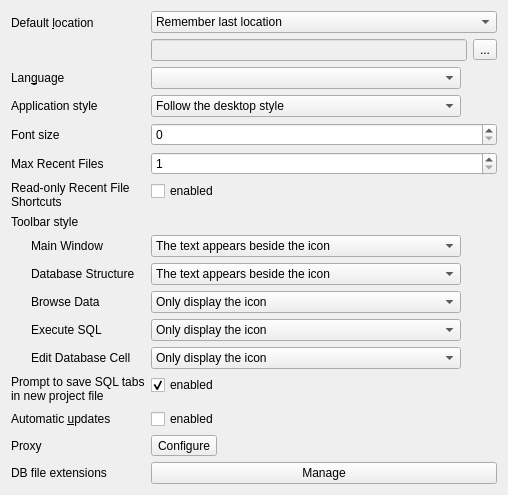
     <widget class="QWidget" name="tab_4">
      <attribute name="title">
       <string>&amp;General</string>
      </attribute>
      <layout class="QFormLayout" name="formLayout_3">
       <item row="0" column="0">
        <widget class="QLabel" name="label_4">
         <property name="text">
          <string>Default &amp;location</string>
         </property>
         <property name="buddy">
          <cstring>locationEdit</cstring>
         </property>
        </widget>
       </item>
       <item row="0" column="1">
        <layout class="QVBoxLayout" name="verticalLayout_6">
         <item>
          <widget class="QComboBox" name="comboDefaultLocation">
           <item>
            <property name="text">
             <string>Remember last location</string>
            </property>
           </item>
           <item>
            <property name="text">
             <string>Always use this location</string>
            </property>
           </item>
           <item>
            <property name="text">
             <string>Remember last location for session only</string>
            </property>
           </item>
          </widget>
         </item>
         <item>
          <layout class="QHBoxLayout" name="horizontalLayout">
           <item>
            <widget class="QLineEdit" name="locationEdit">
             <property name="enabled">
              <bool>false</bool>
             </property>
             <property name="sizePolicy">
              <sizepolicy hsizetype="Expanding" vsizetype="Fixed">
               <horstretch>0</horstretch>
               <verstretch>0</verstretch>
              </sizepolicy>
             </property>
             <property name="minimumSize">
              <size>
               <width>316</width>
               <height>0</height>
              </size>
             </property>
            </widget>
           </item>
           <item>
            <widget class="QToolButton" name="setLocationButton">
             <property name="text">
              <string>...</string>
             </property>
            </widget>
           </item>
          </layout>
         </item>
        </layout>
       </item>
       <item row="1" column="0">
        <widget class="QLabel" name="label_9">
         <property name="text">
          <string>Lan&amp;guage</string>
         </property>
         <property name="buddy">
          <cstring>languageComboBox</cstring>
         </property>
        </widget>
       </item>
       <item row="1" column="1">
        <widget class="QComboBox" name="languageComboBox">
         <property name="sizePolicy">
          <sizepolicy hsizetype="Maximum" vsizetype="Fixed">
           <horstretch>0</horstretch>
           <verstretch>0</verstretch>
          </sizepolicy>
         </property>
         <property name="sizeAdjustPolicy">
          <enum>QComboBox::AdjustToContents</enum>
         </property>
         <property name="minimumContentsLength">
          <number>35</number>
         </property>
         <property name="iconSize">
          <size>
           <width>20</width>
           <height>15</height>
          </size>
         </property>
        </widget>
       </item>
       <item row="2" column="0">
        <widget class="QLabel" name="labelAppStyle">
         <property name="text">
          <string>Application style</string>
         </property>
         <property name="buddy">
          <cstring>toolbarStyleComboStructure</cstring>
         </property>
        </widget>
       </item>
       <item row="2" column="1">
        <widget class="QComboBox" name="appStyleCombo">
         <property name="sizePolicy">
          <sizepolicy hsizetype="Maximum" vsizetype="Fixed">
           <horstretch>0</horstretch>
           <verstretch>0</verstretch>
          </sizepolicy>
         </property>
         <property name="toolTip">
          <string>When this value is changed, all the other color preferences are also set to matching colors.</string>
         </property>
         <property name="currentIndex">
          <number>0</number>
         </property>
         <property name="sizeAdjustPolicy">
          <enum>QComboBox::AdjustToContents</enum>
         </property>
         <property name="minimumContentsLength">
          <number>35</number>
         </property>
         <property name="iconSize">
          <size>
           <width>20</width>
           <height>15</height>
          </size>
         </property>
         <item>
          <property name="text">
           <string>Follow the desktop style</string>
          </property>
         </item>
         <item>
          <property name="text">
           <string>Dark style</string>
          </property>
         </item>
         <item>
          <property name="text">
           <string>Light style</string>
          </property>
         </item>
        </widget>
       </item>
       <item row="3" column="0">
        <widget class="QLabel" name="label_27">
         <property name="toolTip">
          <string>This sets the font size for all UI elements which do not have their own font size option.</string>
         </property>
         <property name="text">
          <string>Font size</string>
         </property>
         <property name="buddy">
          <cstring>spinGeneralFontSize</cstring>
         </property>
        </widget>
       </item>
       <item row="3" column="1">
        <widget class="QSpinBox" name="spinGeneralFontSize"/>
       </item>
       <item row="4" column="0">
        <widget class="QLabel" name="labelMaxRecentFiles">
         <property name="text">
          <string>Max Recent Files</string>
         </property>
         <property name="buddy">
          <cstring>spinMaxRecentFiles</cstring>
         </property>
        </widget>
       </item>
       <item row="4" column="1">
        <layout class="QVBoxLayout" name="verticalLayout_12">
         <item>
          <widget class="QSpinBox" name="spinMaxRecentFiles">
           <property name="correctionMode">
            <enum>QAbstractSpinBox::CorrectToNearestValue</enum>
           </property>
           <property name="minimum">
            <number>1</number>
           </property>
           <property name="maximum">
            <number>40</number>
           </property>
          </widget>
         </item>
        </layout>
       </item>
      <item row="5" column="0">
       <widget class="QLabel" name="labelRecentFileShortcuts">
        <property name="text">
         <string>Read-only Recent File
Shortcuts</string>
        </property>
        <property name="buddy">
         <cstring>checkRecentFileShortcuts</cstring>
        </property>
       </widget>
      </item>
      <item row="5" column="1">
       <widget class="QCheckBox" name="checkRecentFileShortcuts">
        <property name="toolTip">
         <string>Enable the keyboard shortcuts for opening recent files toggling the read-only mode. Turn this off if Ctrl+Shift+number is ambiguous with your keyboard layout.</string>
        </property>
        <property name="text">
         <string>enabled</string>
        </property>
        <property name="checked">
         <bool>false</bool>
        </property>
       </widget>
      </item>
      <item row="6" column="0">
        <widget class="QLabel" name="labelToolbarStyle">
         <property name="text">
          <string>Toolbar style</string>
         </property>
         <property name="buddy">
          <cstring>toolbarStyleComboMain</cstring>
         </property>
        </widget>
       </item>
      <item row="8" column="0">
        <widget class="QLabel" name="labelMainToolBar">
         <property name="text">
          <string>Main Window</string>
         </property>
         <property name="indent">
          <number>20</number>
         </property>
         <property name="buddy">
          <cstring>toolbarStyleComboMain</cstring>
         </property>
        </widget>
       </item>
       <item row="8" column="1">
        <widget class="QComboBox" name="toolbarStyleComboMain">
         <property name="sizePolicy">
          <sizepolicy hsizetype="Maximum" vsizetype="Fixed">
           <horstretch>0</horstretch>
           <verstretch>0</verstretch>
          </sizepolicy>
         </property>
         <property name="currentIndex">
          <number>2</number>
         </property>
         <property name="sizeAdjustPolicy">
          <enum>QComboBox::AdjustToContents</enum>
         </property>
         <property name="minimumContentsLength">
          <number>35</number>
         </property>
         <property name="iconSize">
          <size>
           <width>20</width>
           <height>15</height>
          </size>
         </property>
         <item>
          <property name="text">
           <string>Only display the icon</string>
          </property>
         </item>
         <item>
          <property name="text">
           <string>Only display the text</string>
          </property>
         </item>
         <item>
          <property name="text">
           <string>The text appears beside the icon</string>
          </property>
         </item>
         <item>
          <property name="text">
           <string>The text appears under the icon</string>
          </property>
         </item>
         <item>
          <property name="text">
           <string>Follow the style</string>
          </property>
         </item>
        </widget>
       </item>
       <item row="9" column="0">
        <widget class="QLabel" name="labelStructureToolBar">
         <property name="text">
          <string>Database Structure</string>
         </property>
         <property name="indent">
          <number>20</number>
         </property>
         <property name="buddy">
          <cstring>toolbarStyleComboStructure</cstring>
         </property>
        </widget>
       </item>
       <item row="9" column="1">
        <widget class="QComboBox" name="toolbarStyleComboStructure">
         <property name="sizePolicy">
          <sizepolicy hsizetype="Maximum" vsizetype="Fixed">
           <horstretch>0</horstretch>
           <verstretch>0</verstretch>
          </sizepolicy>
         </property>
         <property name="currentIndex">
          <number>2</number>
         </property>
         <property name="sizeAdjustPolicy">
          <enum>QComboBox::AdjustToContents</enum>
         </property>
         <property name="minimumContentsLength">
          <number>35</number>
         </property>
         <property name="iconSize">
          <size>
           <width>20</width>
           <height>15</height>
          </size>
         </property>
         <item>
          <property name="text">
           <string>Only display the icon</string>
          </property>
         </item>
         <item>
          <property name="text">
           <string>Only display the text</string>
          </property>
         </item>
         <item>
          <property name="text">
           <string>The text appears beside the icon</string>
          </property>
         </item>
         <item>
          <property name="text">
           <string>The text appears under the icon</string>
          </property>
         </item>
         <item>
          <property name="text">
           <string>Follow the style</string>
          </property>
         </item>
        </widget>
       </item>
       <item row="10" column="0">
        <widget class="QLabel" name="labelBrowseToolBar">
         <property name="text">
          <string>Browse Data</string>
         </property>
         <property name="indent">
          <number>20</number>
         </property>
         <property name="buddy">
          <cstring>toolbarStyleComboBrowse</cstring>
         </property>
        </widget>
       </item>
       <item row="10" column="1">
        <widget class="QComboBox" name="toolbarStyleComboBrowse">
         <property name="sizePolicy">
          <sizepolicy hsizetype="Maximum" vsizetype="Fixed">
           <horstretch>0</horstretch>
           <verstretch>0</verstretch>
          </sizepolicy>
         </property>
         <property name="currentIndex">
          <number>0</number>
         </property>
         <property name="sizeAdjustPolicy">
          <enum>QComboBox::AdjustToContents</enum>
         </property>
         <property name="minimumContentsLength">
          <number>35</number>
         </property>
         <property name="iconSize">
          <size>
           <width>20</width>
           <height>15</height>
          </size>
         </property>
         <item>
          <property name="text">
           <string>Only display the icon</string>
          </property>
         </item>
         <item>
          <property name="text">
           <string>Only display the text</string>
          </property>
         </item>
         <item>
          <property name="text">
           <string>The text appears beside the icon</string>
          </property>
         </item>
         <item>
          <property name="text">
           <string>The text appears under the icon</string>
          </property>
         </item>
         <item>
          <property name="text">
           <string>Follow the style</string>
          </property>
         </item>
        </widget>
       </item>
       <item row="11" column="0">
        <widget class="QLabel" name="labelSqlToolBar">
         <property name="text">
          <string>Execute SQL</string>
         </property>
         <property name="indent">
          <number>20</number>
         </property>
         <property name="buddy">
          <cstring>toolbarStyleComboSql</cstring>
         </property>
        </widget>
       </item>
       <item row="11" column="1">
        <widget class="QComboBox" name="toolbarStyleComboSql">
         <property name="sizePolicy">
          <sizepolicy hsizetype="Maximum" vsizetype="Fixed">
           <horstretch>0</horstretch>
           <verstretch>0</verstretch>
          </sizepolicy>
         </property>
         <property name="currentIndex">
          <number>0</number>
         </property>
         <property name="sizeAdjustPolicy">
          <enum>QComboBox::AdjustToContents</enum>
         </property>
         <property name="minimumContentsLength">
          <number>35</number>
         </property>
         <property name="iconSize">
          <size>
           <width>20</width>
           <height>15</height>
          </size>
         </property>
         <item>
          <property name="text">
           <string>Only display the icon</string>
          </property>
         </item>
         <item>
          <property name="text">
           <string>Only display the text</string>
          </property>
         </item>
         <item>
          <property name="text">
           <string>The text appears beside the icon</string>
          </property>
         </item>
         <item>
          <property name="text">
           <string>The text appears under the icon</string>
          </property>
         </item>
         <item>
          <property name="text">
           <string>Follow the style</string>
          </property>
         </item>
        </widget>
       </item>
       <item row="12" column="0">
        <widget class="QLabel" name="labelEditCellToolBar">
         <property name="text">
          <string>Edit Database Cell</string>
         </property>
         <property name="indent">
          <number>20</number>
         </property>
         <property name="buddy">
          <cstring>toolbarStyleComboEditCell</cstring>
         </property>
        </widget>
       </item>
       <item row="12" column="1">
        <widget class="QComboBox" name="toolbarStyleComboEditCell">
         <property name="sizePolicy">
          <sizepolicy hsizetype="Maximum" vsizetype="Fixed">
           <horstretch>0</horstretch>
           <verstretch>0</verstretch>
          </sizepolicy>
         </property>
         <property name="currentIndex">
          <number>0</number>
         </property>
         <property name="sizeAdjustPolicy">
          <enum>QComboBox::AdjustToContents</enum>
         </property>
         <property name="minimumContentsLength">
          <number>35</number>
         </property>
         <property name="iconSize">
          <size>
           <width>20</width>
           <height>15</height>
          </size>
         </property>
         <item>
          <property name="text">
           <string>Only display the icon</string>
          </property>
         </item>
         <item>
          <property name="text">
           <string>Only display the text</string>
          </property>
         </item>
         <item>
          <property name="text">
           <string>The text appears beside the icon</string>
          </property>
         </item>
         <item>
          <property name="text">
           <string>The text appears under the icon</string>
          </property>
         </item>
         <item>
          <property name="text">
           <string>Follow the style</string>
          </property>
         </item>
        </widget>
       </item>
       <item row="13" column="0">
        <widget class="QLabel" name="labelPromptSQLTabsInNewProject">
         <property name="text">
          <string>Prompt to save SQL tabs
in new project file</string>
         </property>
         <property name="buddy">
          <cstring>checkPromptSQLTabsInNewProject</cstring>
         </property>
        </widget>
       </item>
       <item row="13" column="1">
        <widget class="QCheckBox" name="checkPromptSQLTabsInNewProject">
         <property name="toolTip">
          <string>If this is turned on, then changes to the SQL editor generate a save a project confirmation dialog when closing the SQL editor tab.</string>
         </property>
         <property name="text">
          <string>enabled</string>
         </property>
         <property name="checked">
          <bool>true</bool>
         </property>
        </widget>
       </item>
       <item row="14" column="0">
        <widget class="QLabel" name="labelUpdates">
         <property name="text">
          <string>Automatic &amp;updates</string>
         </property>
         <property name="buddy">
          <cstring>checkUpdates</cstring>
         </property>
        </widget>
       </item>
       <item row="14" column="1">
        <widget class="QCheckBox" name="checkUpdates">
         <property name="text">
          <string>enabled</string>
         </property>
        </widget>
       </item>
       <item row="15" column="0">
        <widget class="QLabel" name="label_29">
         <property name="text">
          <string>Proxy</string>
         </property>
         <property name="buddy">
          <cstring>buttonProxy</cstring>
         </property>
        </widget>
       </item>
       <item row="15" column="1">
        <widget class="QToolButton" name="buttonProxy">
         <property name="text">
          <string>Configure</string>
         </property>
        </widget>
       </item>
       <item row="16" column="0">
        <widget class="QLabel" name="label_16">
         <property name="text">
          <string>DB file extensions</string>
         </property>
         <property name="buddy">
          <cstring>buttonManageFileExtension</cstring>
         </property>
        </widget>
       </item>
       <item row="16" column="1">
        <widget class="QPushButton" name="buttonManageFileExtension">
         <property name="text">
          <string>Manage</string>
         </property>
        </widget>
       </item>
      </layout>
     </widget>
